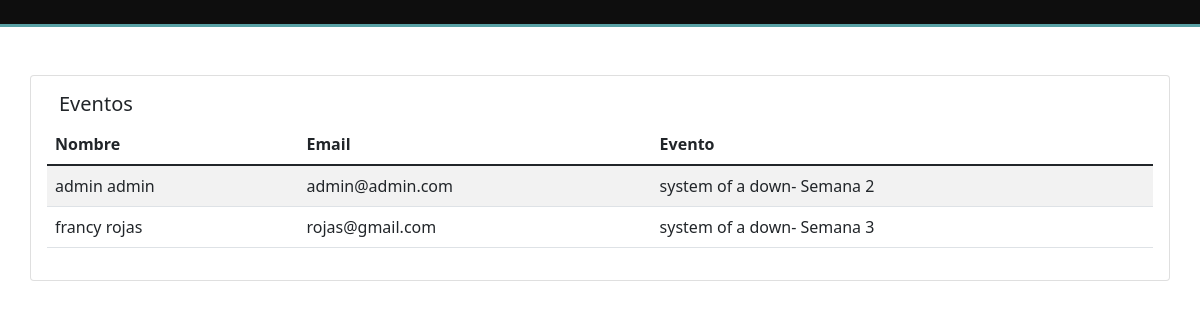
Screenshot of /Lista_Usuarios.php with the database file from the repository.
### tables this page shows
CREATE TABLE `users` (
  `id` int(11) NOT NULL,
  `names` varchar(255) NOT NULL,
  `last_names` varchar(255) NOT NULL,
  `age` int(11) NOT NULL,
  `email` varchar(255) NOT NULL,
  `password` varchar(255) NOT NULL,
  `role` varchar(255) NOT NULL DEFAULT 'user',
  `isLogged` tinyint(1) NOT NULL DEFAULT 0
);

### Lista_Usuarios.php (the view, shortened to what this page needs)
<?php include 'header.php'; ?>
<?php
include_once 'conexion.php';
$query = $bd->prepare("select
concat(u.names, ' ', u.last_names) as 'name',
u.email,
concat(e.name, '- Semana ', r.semana) as 'event'
from users u
join usuario_evento r on r.id_user = u.id
join events e on e.id = r.id_event
order by u.names asc");
$result = $query->execute();
$events = $query->fetchAll(PDO::FETCH_OBJ);
?>
    <div class="container mt-5 scale-up-center" style="margin-bottom: 100px;">
        <div class="row">
            <div class="card">
                <div class="card-body">
                    <div class="row justify-content-between">
                        <div class="row justify-content-between">
                            <h5 class="card-title col-md-4">Eventos</h5>
                        </div>
                        <table class="table table-striped">
                            <thead>
                                <tr>
                                    <th scope="col">Nombre</th>
                                    <th scope="col">Email</th>
                                    <th scope="col">Evento</th>
                                </tr>
                            </thead>
                            <tbody>
                                <?php foreach ($events as $event) { ?>
                                    <tr>
                                        <td><?php echo $event->name ?></td>
                                        <td><?php echo $event->email ?></td>
                                        <td><?php echo $event->event ?></td>
                                    </tr>
                                <?php } ?>
                            </tbody>
                        </table>
                    </div>
                </div>
            </div>
        </div>
    </div>

### styles/style.css (style rules this page uses)
:root { --color-primary: #0e0e0e; --color-secundary: #58a0a4; --color-light: #f5f5f5; --color-dark: #0e0e0e; }
.scale-up-center { animation: scale-up-center 0.4s; }

### rows the page displays
users: name "admin admin", email "admin@admin.com", event "system of a down- Semana 2"
users: name "francy rojas", email "rojas@gmail.com", event "system of a down- Semana 3"
